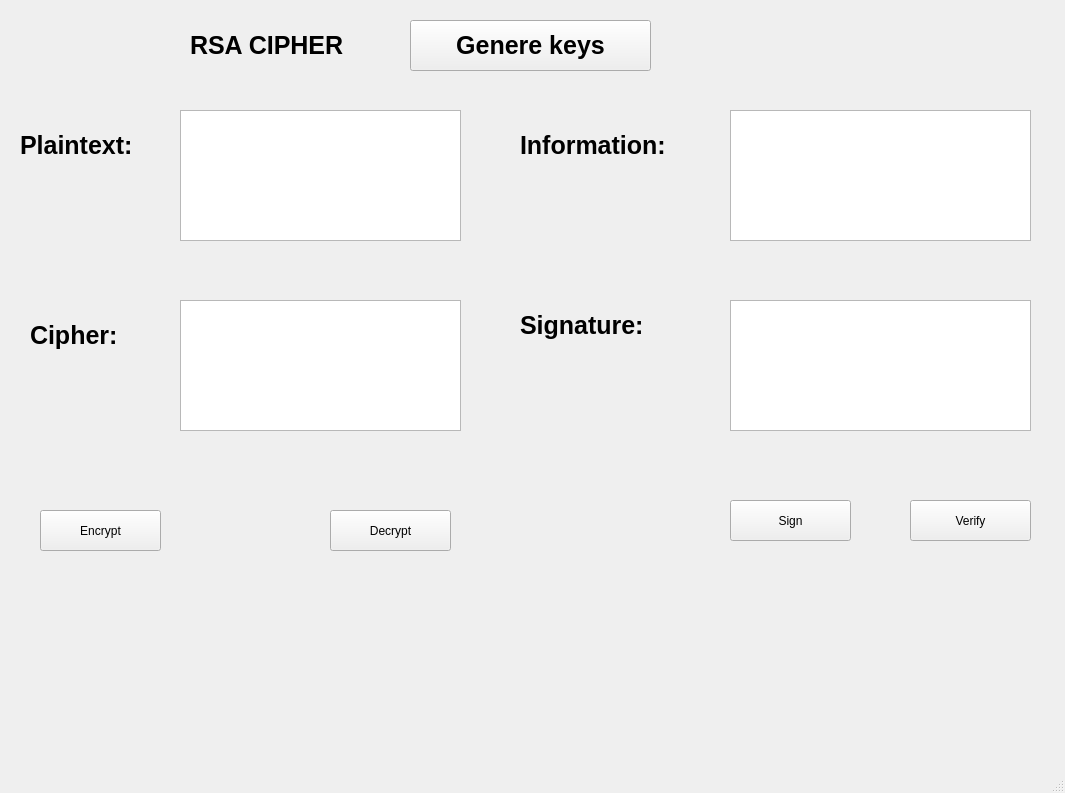
<?xml version="1.0" encoding="UTF-8"?>
<ui version="4.0">
 <class>MainWindow</class>
 <widget class="QMainWindow" name="MainWindow">
  <property name="geometry">
   <rect>
    <x>0</x>
    <y>0</y>
    <width>1065</width>
    <height>793</height>
   </rect>
  </property>
  <property name="windowTitle">
   <string>MainWindow</string>
  </property>
  <widget class="QWidget" name="centralwidget">
   <widget class="QLabel" name="label">
    <property name="geometry">
     <rect>
      <x>190</x>
      <y>10</y>
      <width>221</width>
      <height>71</height>
     </rect>
    </property>
    <property name="font">
     <font>
      <pointsize>19</pointsize>
      <weight>75</weight>
      <bold>true</bold>
     </font>
    </property>
    <property name="text">
     <string>RSA CIPHER</string>
    </property>
   </widget>
   <widget class="QPushButton" name="btn_gen_keys">
    <property name="geometry">
     <rect>
      <x>410</x>
      <y>20</y>
      <width>241</width>
      <height>51</height>
     </rect>
    </property>
    <property name="font">
     <font>
      <pointsize>19</pointsize>
      <weight>75</weight>
      <bold>true</bold>
     </font>
    </property>
    <property name="text">
     <string>Genere keys</string>
    </property>
   </widget>
   <widget class="QLabel" name="label_2">
    <property name="geometry">
     <rect>
      <x>20</x>
      <y>120</y>
      <width>181</width>
      <height>51</height>
     </rect>
    </property>
    <property name="font">
     <font>
      <pointsize>19</pointsize>
      <weight>75</weight>
      <bold>true</bold>
     </font>
    </property>
    <property name="text">
     <string>Plaintext:</string>
    </property>
   </widget>
   <widget class="QLabel" name="label_3">
    <property name="geometry">
     <rect>
      <x>30</x>
      <y>310</y>
      <width>141</width>
      <height>51</height>
     </rect>
    </property>
    <property name="font">
     <font>
      <pointsize>19</pointsize>
      <weight>75</weight>
      <bold>true</bold>
     </font>
    </property>
    <property name="text">
     <string>Cipher:</string>
    </property>
   </widget>
   <widget class="QTextBrowser" name="txt_plain_text">
    <property name="geometry">
     <rect>
      <x>180</x>
      <y>110</y>
      <width>281</width>
      <height>131</height>
     </rect>
    </property>
   </widget>
   <widget class="QTextBrowser" name="txt_cipher_text">
    <property name="geometry">
     <rect>
      <x>180</x>
      <y>300</y>
      <width>281</width>
      <height>131</height>
     </rect>
    </property>
   </widget>
   <widget class="QLabel" name="label_4">
    <property name="geometry">
     <rect>
      <x>520</x>
      <y>120</y>
      <width>221</width>
      <height>51</height>
     </rect>
    </property>
    <property name="font">
     <font>
      <pointsize>19</pointsize>
      <weight>75</weight>
      <bold>true</bold>
     </font>
    </property>
    <property name="text">
     <string>Information:</string>
    </property>
   </widget>
   <widget class="QLabel" name="label_5">
    <property name="geometry">
     <rect>
      <x>520</x>
      <y>300</y>
      <width>191</width>
      <height>51</height>
     </rect>
    </property>
    <property name="font">
     <font>
      <pointsize>19</pointsize>
      <weight>75</weight>
      <bold>true</bold>
     </font>
    </property>
    <property name="text">
     <string>Signature:</string>
    </property>
   </widget>
   <widget class="QTextBrowser" name="txt_info">
    <property name="geometry">
     <rect>
      <x>730</x>
      <y>110</y>
      <width>301</width>
      <height>131</height>
     </rect>
    </property>
   </widget>
   <widget class="QTextBrowser" name="txt_sign">
    <property name="geometry">
     <rect>
      <x>730</x>
      <y>300</y>
      <width>301</width>
      <height>131</height>
     </rect>
    </property>
   </widget>
   <widget class="QPushButton" name="btn_encrypt">
    <property name="geometry">
     <rect>
      <x>40</x>
      <y>510</y>
      <width>121</width>
      <height>41</height>
     </rect>
    </property>
    <property name="text">
     <string>Encrypt</string>
    </property>
   </widget>
   <widget class="QPushButton" name="btn_decrypt">
    <property name="geometry">
     <rect>
      <x>330</x>
      <y>510</y>
      <width>121</width>
      <height>41</height>
     </rect>
    </property>
    <property name="text">
     <string>Decrypt</string>
    </property>
   </widget>
   <widget class="QPushButton" name="btn_sign">
    <property name="geometry">
     <rect>
      <x>730</x>
      <y>500</y>
      <width>121</width>
      <height>41</height>
     </rect>
    </property>
    <property name="text">
     <string>Sign</string>
    </property>
   </widget>
   <widget class="QPushButton" name="btn_verify">
    <property name="geometry">
     <rect>
      <x>910</x>
      <y>500</y>
      <width>121</width>
      <height>41</height>
     </rect>
    </property>
    <property name="text">
     <string>Verify</string>
    </property>
   </widget>
  </widget>
  <widget class="QMenuBar" name="menubar">
   <property name="geometry">
    <rect>
     <x>0</x>
     <y>0</y>
     <width>1065</width>
     <height>26</height>
    </rect>
   </property>
  </widget>
  <widget class="QStatusBar" name="statusbar"/>
 </widget>
 <resources/>
 <connections/>
</ui>
